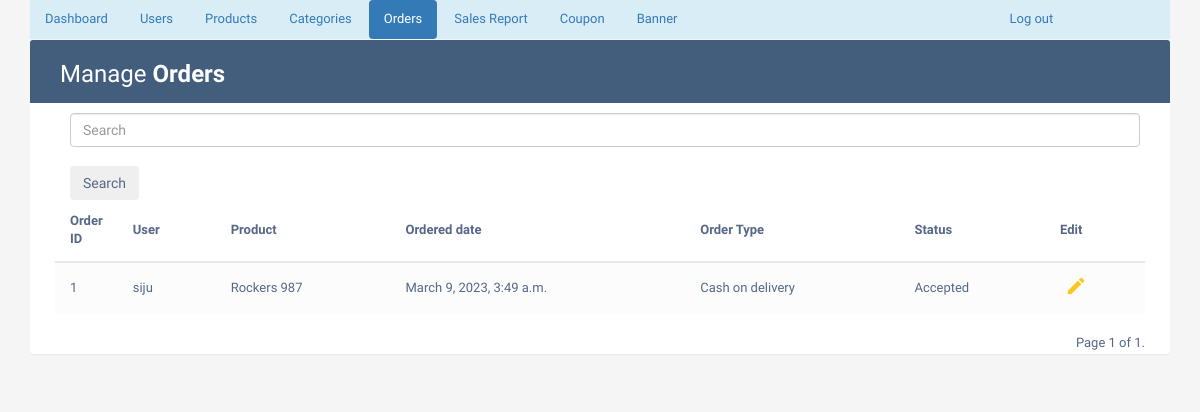
Page /adminorderlist/ (signed in) on the committed database.
### phase/models.py (models this page shows, shortened)
class Order(models.Model):
    user = models.ForeignKey(UserDetail, on_delete=models.CASCADE)
    address = models.ForeignKey(Address, on_delete=models.CASCADE)
    product = models.ForeignKey(Product, on_delete=models.CASCADE)
    amount = models.IntegerField(default=0)
    ordered_date = models.DateTimeField(auto_now_add=True)
    ordertype = models.CharField(max_length=50, choices=TYPE_CHOICES, default='Cash on delivery')
    status = models.CharField(max_length=50, choices=STATUS_CHOICES, default='Pending')

class UserDetail(models.Model):
    uname=models.CharField(unique=True, max_length=50)
    uemail=models.CharField(max_length=50)
    uphone=models.CharField(max_length=50, null=True)
    upassword=models.CharField(max_length=50)
    uactive=models.BooleanField(default=True)
    uimage = models.ImageField(upload_to='imagestore/', null=True, blank=True)
    uotp=models.IntegerField(null=True)
    def __str__(self):
        return self.uname

class Product(models.Model):
    name = models.CharField(max_length=50)
    description = models.CharField(max_length=200)
    image = models.ImageField(upload_to='imagestore/')
    stock = models.PositiveIntegerField(default=1)
    category = models.ForeignKey(Category, on_delete=models.CASCADE, default='Wired')
    normalprice = models.IntegerField(default=0)
    def __str__(self):
        return self.name

### phase/views.py (the view)
# urls.py: path('adminorderlist/', views.adminorderlist, name='adminorderlist'),
def adminorderlist(request):
    if 'username' in request.session:
        if 'search' in request.GET:
            search=request.GET['search']
            member=Order.objects.filter(Q(user__uname__icontains=search)|Q(id__icontains=search)).order_by('-id')
        else:
            member = Order.objects.all().order_by('-id')
        paginator = Paginator(member, 2)
        page_number = request.GET.get('page')
        page_obj = paginator.get_page(page_number)
        return render(request,'adminorderlist.html', {'page_obj': page_obj})
    else:
        return render('adminlogin')

### Templates/adminorderlist.html (shortened to what this page needs)
{% extends "adminbase.html" %}
{% block active7 %} "active" {% endblock%}
{% block tablewrapper %}
                    <div class="col-sm-6">
						<h2>Manage <b>Orders</b></h2>
					</div>
                    <div class="col-sm-6">
                      </div>
                    </div>
{% endblock %}
{% block tablecontent%}
                <form action="{% url 'adminorderlist' %}" class="d-flex offset-md-1 container m-auto" style="width:1100px">
                    <input class="form-control offset-md-1" type="search" placeholder="Search" name="search" aria-label="Search"><br>
                    <button class="btn btn-outline-secondary" type="submit">Search</button>
                </form>
                <table class="table table-striped table-hover">
                <thead>
                    <tr>
                        <th>Order ID</th>
                        <th>User</th>
                        <th>Product</th>
                        <th>Ordered date</th>
                        <th>Order Type</th>
                        <th>Status</th>
                        <th>Edit</th>
                    </tr>
                </thead>
                <tbody>
                    {% for x in page_obj %}
                    <tr>
                        <td>{{ x.id }}</td>
                        <td>{{ x.user }}</td>
                        <td>{{ x.product }}</td>
                        <td>{{ x.ordered_date }}</td>
                        <td>{{ x.ordertype }}</td>
                        <td>{{ x.status }}</td>
                        <td>
                            <a href="{% url 'updateorder' id=x.id %}" class="edit" data-toggle="modal"><i class="material-icons" data-toggle="tooltip" title="Edit">&#xE254;</i></a>
                        </td>
                    </tr>
                    {% endfor %}
                </tbody>
                </table>
                                <div class="pagination">
                                    <span class="step-links">
                                        <span class="current-page">
                                            Page {{ page_obj.number }} of {{ page_obj.paginator.num_pages }}.
                                        </span>
                                    </span>
                                </div>
{% endblock %}

### Templates/adminbase.html (style rules this page uses)
body { color: #566787; background: #f5f5f5; font-family: 'Varela Round', sans-serif; font-size: 13px; }
.table-title h2 { margin: 5px 0 0; font-size: 24px; }
table.table tr th, table.table tr td { border-color: #e9e9e9; padding: 12px 15px; vertical-align: middle; }
table.table tr th:first-child { width: 60px; }
table.table tr th:last-child { width: 100px; }
table.table-striped tbody tr:nth-of-type(odd) { background-color: #fcfcfc; }
table.table td:last-child i { opacity: 0.9; font-size: 22px; margin: 0 5px; }
table.table td a { font-weight: bold; color: #566787; display: inline-block; text-decoration: none; outline: none !important; }
table.table td a.edit { color: #FFC107; }
table.table td i { font-size: 19px; }
.pagination { float: right; margin: 0 0 5px; }

### rows in the picture
Order: id "1", user "siju", product "Rockers 987", ordered_date "March 9, 2023, 3:49 a.m.", ordertype "Cash on delivery", status "Accepted"

### other values in the picture
{{ page_obj.number }} "1"
{{ page_obj.paginator.num_pages }} "1"
